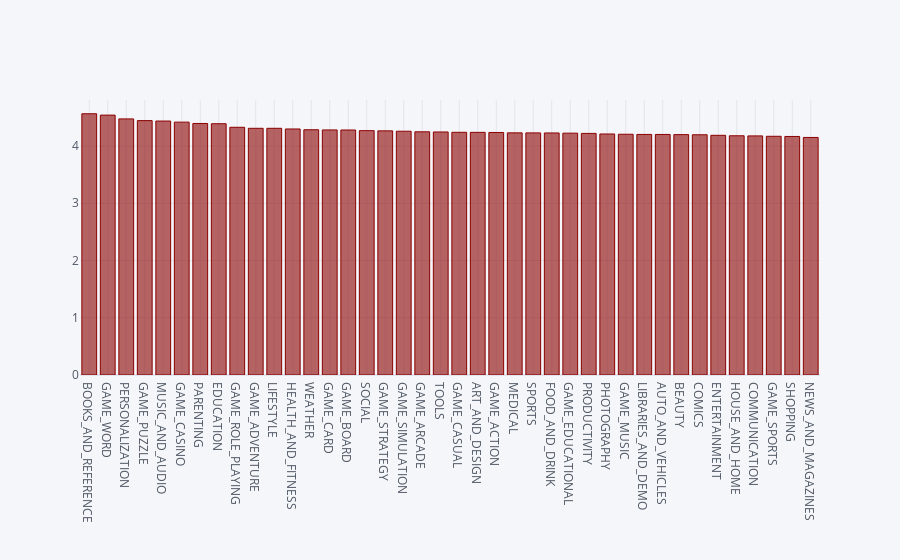

Here is the notebook cell this chart was saved with:
### Markdown cell above
## Visualization

### Code cell
# Let's use plotly to plot an interactive grpah that shows us the rating for to top 20 categories.

grouped = google_df.pivot_table(values = 'Rating', index = 'Category', aggfunc = np.mean)
Rating_Category = grouped.sort_values(by = 'Rating', ascending = False)
Rating_Category_head = Rating_Category.head(40)
Rating_Category_head
Rating_Category_head.iplot(kind = 'bar', color = "darkred")

### Figure 1 — Plotly figure (JSON) as saved in the notebook; plotly's stock layout.template omitted (floating-point values rounded to 4 significant figures)
{"data": [{"marker": {"color": "rgba(139, 0, 0, 0.6)", "line": {"color": "rgba(139, 0, 0, 1.0)", "width": 1}}, "name": "Rating", "orientation": "v", "text": "", "type": "bar", "x": ["BOOKS_AND_REFERENCE", "GAME_WORD", "PERSONALIZATION", "GAME_PUZZLE", "MUSIC_AND_AUDIO", "GAME_CASINO", "PARENTING", "EDUCATION", "GAME_ROLE_PLAYING", "GAME_ADVENTURE", "LIFESTYLE", "HEALTH_AND_FITNESS", "WEATHER", "GAME_CARD", "GAME_BOARD", "SOCIAL", "GAME_STRATEGY", "GAME_SIMULATION", "GAME_ARCADE", "TOOLS", "GAME_CASUAL", "ART_AND_DESIGN", "GAME_ACTION", "MEDICAL", "SPORTS", "FOOD_AND_DRINK", "GAME_EDUCATIONAL", "PRODUCTIVITY", "PHOTOGRAPHY", "GAME_MUSIC", "LIBRARIES_AND_DEMO", "AUTO_AND_VEHICLES", "BEAUTY", "COMICS", "ENTERTAINMENT", "HOUSE_AND_HOME", "COMMUNICATION", "GAME_SPORTS", "SHOPPING", "NEWS_AND_MAGAZINES"], "y": [4.564, 4.54, 4.474, 4.444, 4.437, 4.418, 4.394, 4.39, 4.328, 4.31, 4.31, 4.298, 4.285, 4.282, 4.28, 4.269, 4.265, 4.259, 4.249, 4.246, 4.24, 4.239, 4.237, 4.23, 4.23, 4.229, 4.225, 4.221, 4.211, 4.206, 4.203, 4.203, 4.2, 4.198, 4.188, 4.18, 4.177, 4.17, 4.168, 4.15]}], "layout": {"legend": {"bgcolor": "#F5F6F9", "font": {"color": "#4D5663"}}, "paper_bgcolor": "#F5F6F9", "plot_bgcolor": "#F5F6F9", "title": {"font": {"color": "#4D5663"}}, "xaxis": {"gridcolor": "#E1E5ED", "showgrid": true, "tickfont": {"color": "#4D5663"}, "title": {"font": {"color": "#4D5663"}, "text": ""}, "zerolinecolor": "#E1E5ED"}, "yaxis": {"gridcolor": "#E1E5ED", "showgrid": true, "tickfont": {"color": "#4D5663"}, "title": {"font": {"color": "#4D5663"}, "text": ""}, "zerolinecolor": "#E1E5ED"}}}
